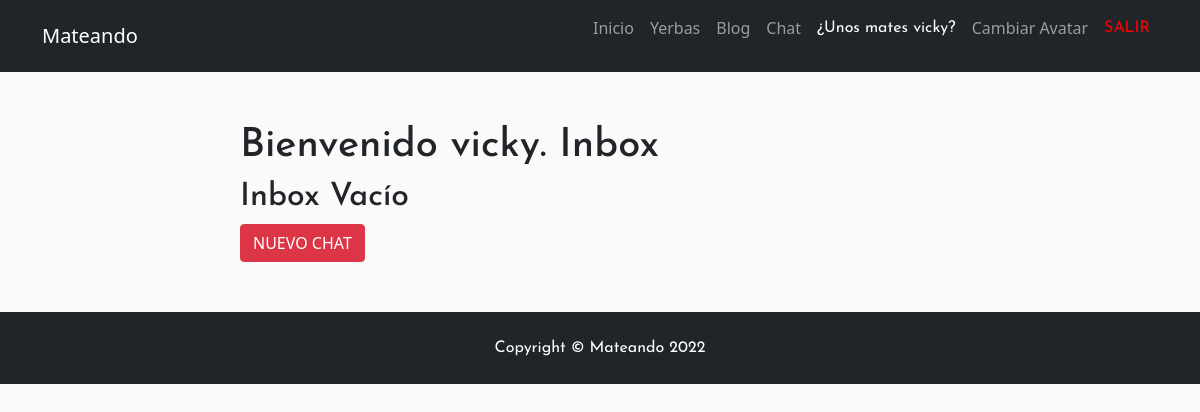
Page /MatesApp/inbox/ (signed in) on the earlier database version.
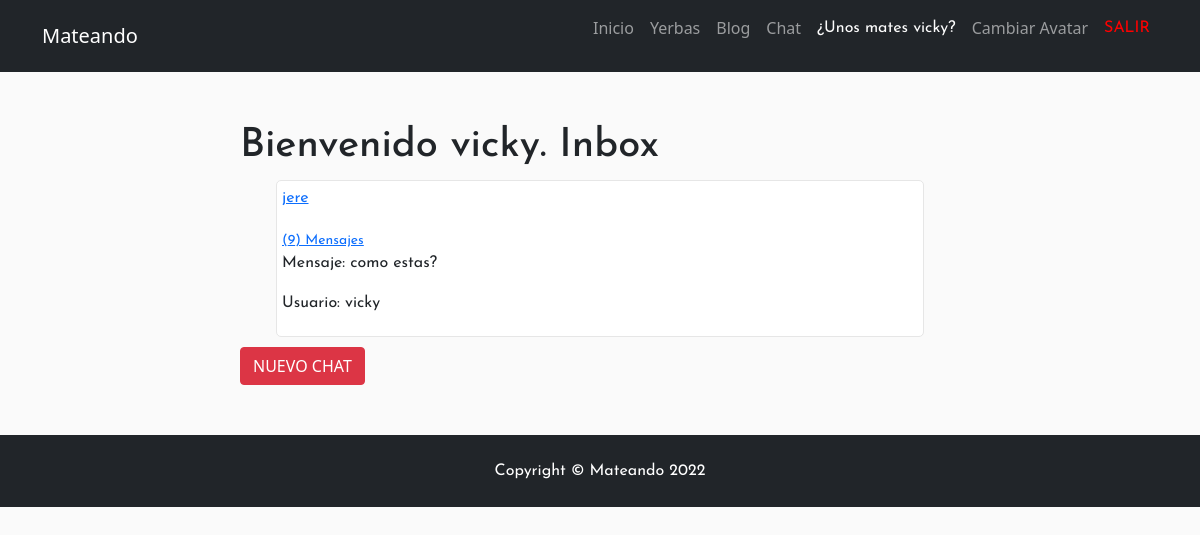
Same page on the later database version.
### MatesApp/models.py (models this page shows)
class ModelBase(models.Model):
    id = models.UUIDField(default=uuid.uuid4, primary_key=True, db_index=True, editable=False)
    tiempo= models.DateTimeField(auto_now_add=True)
    actualizar= models.DateTimeField(auto_now=True)
    class Meta:
        abstract= True

class CanalUsuario(ModelBase):
    canal= models.ForeignKey("Canal", null=True, on_delete=models.SET_NULL)
    usuario= models.ForeignKey(User, on_delete=models.CASCADE)

class Canal(ModelBase):
    usuarios= models.ManyToManyField(User, blank=True, through=CanalUsuario)
    objects= CanalManager()

class CanalMensaje(ModelBase):
    canal= models.ForeignKey("Canal", on_delete=models.CASCADE)
    usuario= models.ForeignKey(User, on_delete=models.CASCADE)
    texto= models.TextField()

### MatesApp/views.py (the view)
# urls.py: path('inbox/', views.Inbox.as_view(), name="inbox" ),
class Inbox(View):
    def get(self, request):
        inbox= Canal.objects.filter(canalusuario__usuario__in=[request.user.id])
        context= {
            "inbox":inbox
        }
        return render(request, 'MatesApp/inbox.html', context)

### MatesApp/models.py (called while the page is built)
    def get_queryset(self, *args, **kwargs):
        return CanalQuerySet(self.model, using=self._db)

### templatechat/MatesApp/inbox.html (shortened to what this page needs)
{% extends 'base.html' %}
{% block contenedor %}
<h1>
    Bienvenido {{user}}. Inbox
</h1>
{% for inbox in inbox %}
<div class="div_inbox">
        {% for second_user in inbox.canalusuario_set.all %}
            {% if second_user.usuario == request.user %}
            {% else %}
                <a href="{% url 'detailms' second_user.usuario.username %}">
                    <p>
                        {{second_user.usuario}}
                    </p>
                    <small>
                        ({{inbox.canalmensaje_set.count}}) Mensajes
                    </small>
                </a>
            {% endif %}
        {% endfor %}
        {% if inbox.canalmensaje_set.count != 0 %}
            <div class="div_ms_inbox">
                {% with ultimo_mensaje=inbox.canalmensaje_set.last %}
                    <p>
                        Mensaje: {{ultimo_mensaje.texto}}
                    </p>
                    <p>
                        Usuario: {{ultimo_mensaje.usuario}}
                    </p>
                {% endwith %}
            </div>
        {% else %}
            <p>
                No hay mensajes en nuesto inbox
            </p>
        {% endif %}
</div>
{% empty %}
<h2>
    Inbox Vacío
</h2>
{% endfor %}
<a class="btn btn-danger" href="dm" >NUEVO CHAT</a></li>
{% endblock %}

Differences in the rows shown:
added Canal: canalmensaje_set.count "9", canalmensaje_set.last.texto "como estas?", canalmensaje_set.last.usuario "vicky"
added CanalUsuario: usuario "jere"
Other differences:
text no longer shown: "Inbox Vacío"
